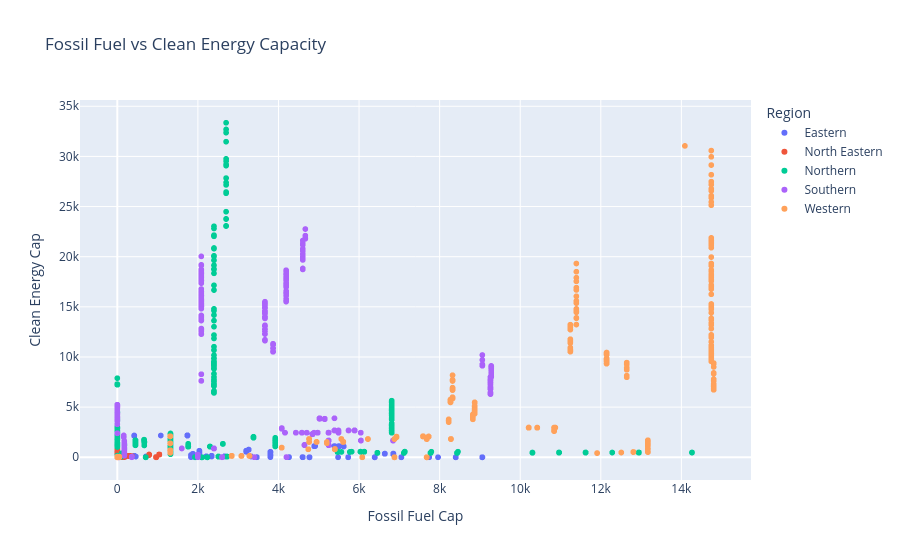

Write notebook code for a chart like this one.
### Markdown cell above
The scatter plot shows fossil fuel vs clean energy comparison in Indian states.

### Code cell
fig = px.scatter(
    cp,
    x='Fossil Fuel Cap',
    y='Clean Energy Cap',
    color='Region',
    hover_name='State Name',
    title='Fossil Fuel vs Clean Energy Capacity'
)

fig.show()

### Figure 1 — Plotly figure (JSON) as saved in the notebook; plotly's stock layout.template omitted (floating-point values rounded to 4 significant figures; data arrays with more than 128 entries replaced by an {"elided": "..."} marker saying what was removed)
{"data": [{"hovertemplate": "<b>%{hovertext}</b><br><br>Region=Eastern<br>Fossil Fuel Cap=%{x}<br>Clean Energy Cap=%{y}<extra></extra>", "hovertext": {"elided": "1602 str values"}, "legendgroup": "Eastern", "marker": {"color": "#636efa", "symbol": "circle"}, "mode": "markers", "name": "Eastern", "showlegend": true, "type": "scattergl", "x": {"elided": "1602 float values"}, "xaxis": "x", "y": {"elided": "1602 float values"}, "yaxis": "y"}, {"hovertemplate": "<b>%{hovertext}</b><br><br>Region=North Eastern<br>Fossil Fuel Cap=%{x}<br>Clean Energy Cap=%{y}<extra></extra>", "hovertext": {"elided": "1792 str values"}, "legendgroup": "North Eastern", "marker": {"color": "#EF553B", "symbol": "circle"}, "mode": "markers", "name": "North Eastern", "showlegend": true, "type": "scattergl", "x": {"elided": "1792 float values"}, "xaxis": "x", "y": {"elided": "1792 float values"}, "yaxis": "y"}, {"hovertemplate": "<b>%{hovertext}</b><br><br>Region=Northern<br>Fossil Fuel Cap=%{x}<br>Clean Energy Cap=%{y}<extra></extra>", "hovertext": {"elided": "2471 str values"}, "legendgroup": "Northern", "marker": {"color": "#00cc96", "symbol": "circle"}, "mode": "markers", "name": "Northern", "showlegend": true, "type": "scattergl", "x": {"elided": "2471 float values"}, "xaxis": "x", "y": {"elided": "2471 float values"}, "yaxis": "y"}, {"hovertemplate": "<b>%{hovertext}</b><br><br>Region=Southern<br>Fossil Fuel Cap=%{x}<br>Clean Energy Cap=%{y}<extra></extra>", "hovertext": {"elided": "1869 str values"}, "legendgroup": "Southern", "marker": {"color": "#ab63fa", "symbol": "circle"}, "mode": "markers", "name": "Southern", "showlegend": true, "type": "scattergl", "x": {"elided": "1869 float values"}, "xaxis": "x", "y": {"elided": "1869 float values"}, "yaxis": "y"}, {"hovertemplate": "<b>%{hovertext}</b><br><br>Region=Western<br>Fossil Fuel Cap=%{x}<br>Clean Energy Cap=%{y}<extra></extra>", "hovertext": {"elided": "1602 str values"}, "legendgroup": "Western", "marker": {"color": "#FFA15A", "symbol": "circle"}, "mode": "markers", "name": "Western", "showlegend": true, "type": "scattergl", "x": {"elided": "1602 float values"}, "xaxis": "x", "y": {"elided": "1602 float values"}, "yaxis": "y"}], "layout": {"legend": {"title": {"text": "Region"}, "tracegroupgap": 0}, "title": {"text": "Fossil Fuel vs Clean Energy Capacity"}, "xaxis": {"anchor": "y", "domain": [0, 1], "title": {"text": "Fossil Fuel Cap"}}, "yaxis": {"anchor": "x", "domain": [0, 1], "title": {"text": "Clean Energy Cap"}}}}
